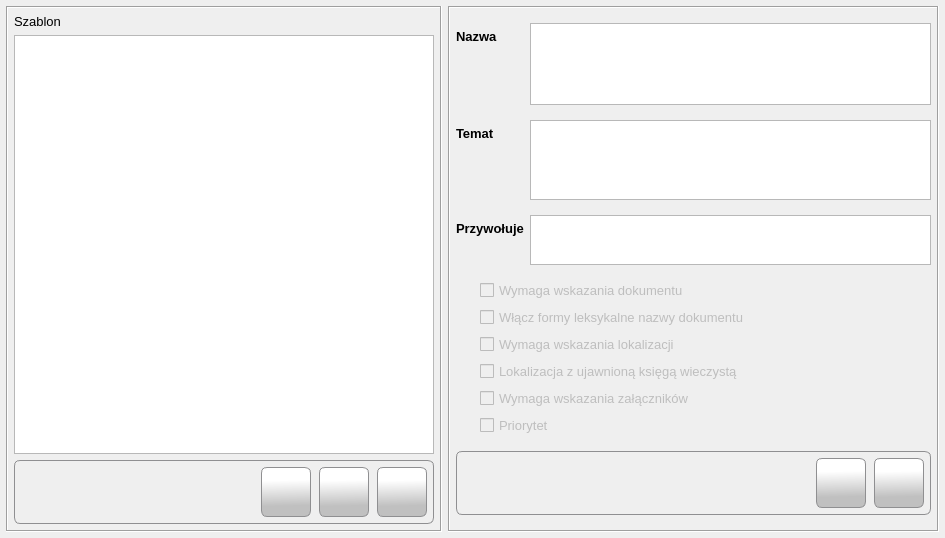
<?xml version="1.0" encoding="UTF-8"?>
<ui version="4.0">
 <class>Form</class>
 <widget class="QWidget" name="Form">
  <property name="windowModality">
   <enum>Qt::ApplicationModal</enum>
  </property>
  <property name="geometry">
   <rect>
    <x>0</x>
    <y>0</y>
    <width>945</width>
    <height>538</height>
   </rect>
  </property>
  <property name="minimumSize">
   <size>
    <width>945</width>
    <height>538</height>
   </size>
  </property>
  <property name="maximumSize">
   <size>
    <width>945</width>
    <height>538</height>
   </size>
  </property>
  <property name="font">
   <font>
    <family>Tahoma</family>
    <pointsize>10</pointsize>
   </font>
  </property>
  <property name="windowTitle">
   <string>Szablony email</string>
  </property>
  <property name="windowIcon">
   <iconset resource="../res/main_form.qrc">
    <normaloff>:/icons/res/icon/logo_small.png</normaloff>:/icons/res/icon/logo_small.png</iconset>
  </property>
  <layout class="QHBoxLayout" name="horizontalLayout_2">
   <property name="leftMargin">
    <number>6</number>
   </property>
   <property name="topMargin">
    <number>6</number>
   </property>
   <property name="rightMargin">
    <number>6</number>
   </property>
   <property name="bottomMargin">
    <number>6</number>
   </property>
   <item>
    <widget class="QFrame" name="frame">
     <property name="sizePolicy">
      <sizepolicy hsizetype="Fixed" vsizetype="Expanding">
       <horstretch>0</horstretch>
       <verstretch>0</verstretch>
      </sizepolicy>
     </property>
     <property name="frameShape">
      <enum>QFrame::Box</enum>
     </property>
     <property name="frameShadow">
      <enum>QFrame::Sunken</enum>
     </property>
     <layout class="QVBoxLayout" name="verticalLayout">
      <property name="leftMargin">
       <number>6</number>
      </property>
      <property name="topMargin">
       <number>6</number>
      </property>
      <property name="rightMargin">
       <number>6</number>
      </property>
      <property name="bottomMargin">
       <number>6</number>
      </property>
      <item>
       <widget class="QLabel" name="lbl_template">
        <property name="sizePolicy">
         <sizepolicy hsizetype="Fixed" vsizetype="Fixed">
          <horstretch>0</horstretch>
          <verstretch>0</verstretch>
         </sizepolicy>
        </property>
        <property name="font">
         <font>
          <family>Tahoma</family>
          <pointsize>10</pointsize>
          <weight>50</weight>
          <bold>false</bold>
         </font>
        </property>
        <property name="text">
         <string>Szablon</string>
        </property>
       </widget>
      </item>
      <item>
       <widget class="QListWidget" name="lstvw_templates">
        <property name="sizePolicy">
         <sizepolicy hsizetype="Fixed" vsizetype="Expanding">
          <horstretch>0</horstretch>
          <verstretch>0</verstretch>
         </sizepolicy>
        </property>
        <property name="minimumSize">
         <size>
          <width>420</width>
          <height>0</height>
         </size>
        </property>
        <property name="editTriggers">
         <set>QAbstractItemView::NoEditTriggers</set>
        </property>
        <property name="alternatingRowColors">
         <bool>false</bool>
        </property>
       </widget>
      </item>
      <item>
       <widget class="QFrame" name="frame_3">
        <property name="styleSheet">
         <string notr="true">border: 1px solid #8f8f91;
    border-radius: 6px;
    background-color: qlineargradient(x1: 0, y1: 0, x2: 0, y2: 1,
                                      stop: 0 #f6f7fa, stop: 1 #dadbde);</string>
        </property>
        <property name="frameShape">
         <enum>QFrame::Box</enum>
        </property>
        <property name="frameShadow">
         <enum>QFrame::Sunken</enum>
        </property>
        <layout class="QHBoxLayout" name="horizontalLayout_3">
         <property name="spacing">
          <number>6</number>
         </property>
         <property name="leftMargin">
          <number>6</number>
         </property>
         <property name="topMargin">
          <number>6</number>
         </property>
         <property name="rightMargin">
          <number>6</number>
         </property>
         <property name="bottomMargin">
          <number>6</number>
         </property>
         <item>
          <layout class="QHBoxLayout" name="horizontalLayout">
           <property name="spacing">
            <number>8</number>
           </property>
           <item>
            <spacer name="horizontalSpacer">
             <property name="orientation">
              <enum>Qt::Horizontal</enum>
             </property>
             <property name="sizeHint" stdset="0">
              <size>
               <width>40</width>
               <height>20</height>
              </size>
             </property>
            </spacer>
           </item>
           <item>
            <widget class="QPushButton" name="btn_add">
             <property name="minimumSize">
              <size>
               <width>50</width>
               <height>50</height>
              </size>
             </property>
             <property name="maximumSize">
              <size>
               <width>50</width>
               <height>50</height>
              </size>
             </property>
             <property name="cursor">
              <cursorShape>PointingHandCursor</cursorShape>
             </property>
             <property name="toolTip">
              <string>Dodaj szablon</string>
             </property>
             <property name="styleSheet">
              <string notr="true">QPushButton {
border: 1px solid #8f8f91;
border-radius: 6px;
background-color: qlineargradient(spread:pad, x1:0.529318, y1:1, x2:0.511909, y2:0.262, stop:0.295455 rgba(192, 192, 192, 255), stop:1 rgba(255, 255, 255, 255))
}
QPushButton:hover {
background-color: qlineargradient(spread:pad, x1:0.507, y1:0.937, x2:0.489, y2:0.08, stop:0 rgba(207, 207, 207, 255), stop:1 rgba(255, 255, 255, 255))
 }
QPushButton:pressed {
 background-color: qlineargradient(spread:pad, x1:0.513, y1:0, x2:0.495, y2:0.886, stop:0.306818 rgba(208, 208, 208, 255), stop:1 rgba(255, 255, 255, 255))
}</string>
             </property>
             <property name="icon">
              <iconset resource="../res/main_form.qrc">
               <normaloff>:/icons/res/icon/plus.png</normaloff>:/icons/res/icon/plus.png</iconset>
             </property>
             <property name="iconSize">
              <size>
               <width>32</width>
               <height>32</height>
              </size>
             </property>
            </widget>
           </item>
           <item>
            <widget class="QPushButton" name="btn_edit">
             <property name="sizePolicy">
              <sizepolicy hsizetype="Minimum" vsizetype="Fixed">
               <horstretch>50</horstretch>
               <verstretch>50</verstretch>
              </sizepolicy>
             </property>
             <property name="minimumSize">
              <size>
               <width>50</width>
               <height>50</height>
              </size>
             </property>
             <property name="maximumSize">
              <size>
               <width>50</width>
               <height>50</height>
              </size>
             </property>
             <property name="cursor">
              <cursorShape>PointingHandCursor</cursorShape>
             </property>
             <property name="toolTip">
              <string>Edytuj szablon</string>
             </property>
             <property name="styleSheet">
              <string notr="true">QPushButton {
border: 1px solid #8f8f91;
border-radius: 6px;
background-color: qlineargradient(spread:pad, x1:0.529318, y1:1, x2:0.511909, y2:0.262, stop:0.295455 rgba(192, 192, 192, 255), stop:1 rgba(255, 255, 255, 255))
}
QPushButton:hover {
background-color: qlineargradient(spread:pad, x1:0.507, y1:0.937, x2:0.489, y2:0.08, stop:0 rgba(207, 207, 207, 255), stop:1 rgba(255, 255, 255, 255))
 }
QPushButton:pressed {
 background-color: qlineargradient(spread:pad, x1:0.513, y1:0, x2:0.495, y2:0.886, stop:0.306818 rgba(208, 208, 208, 255), stop:1 rgba(255, 255, 255, 255))
}</string>
             </property>
             <property name="text">
              <string/>
             </property>
             <property name="icon">
              <iconset resource="../res/main_form.qrc">
               <normaloff>:/icons/res/icon/pen.png</normaloff>:/icons/res/icon/pen.png</iconset>
             </property>
             <property name="iconSize">
              <size>
               <width>32</width>
               <height>32</height>
              </size>
             </property>
            </widget>
           </item>
           <item>
            <widget class="QPushButton" name="btn_remove">
             <property name="minimumSize">
              <size>
               <width>50</width>
               <height>50</height>
              </size>
             </property>
             <property name="maximumSize">
              <size>
               <width>50</width>
               <height>50</height>
              </size>
             </property>
             <property name="cursor">
              <cursorShape>PointingHandCursor</cursorShape>
             </property>
             <property name="toolTip">
              <string>Usuń szablon</string>
             </property>
             <property name="styleSheet">
              <string notr="true">QPushButton {
border: 1px solid #8f8f91;
border-radius: 6px;
background-color: qlineargradient(spread:pad, x1:0.529318, y1:1, x2:0.511909, y2:0.262, stop:0.295455 rgba(192, 192, 192, 255), stop:1 rgba(255, 255, 255, 255))
}
QPushButton:hover {
background-color: qlineargradient(spread:pad, x1:0.507, y1:0.937, x2:0.489, y2:0.08, stop:0 rgba(207, 207, 207, 255), stop:1 rgba(255, 255, 255, 255))
 }
QPushButton:pressed {
 background-color: qlineargradient(spread:pad, x1:0.513, y1:0, x2:0.495, y2:0.886, stop:0.306818 rgba(208, 208, 208, 255), stop:1 rgba(255, 255, 255, 255))
}</string>
             </property>
             <property name="icon">
              <iconset resource="../res/main_form.qrc">
               <normaloff>:/icons/res/icon/decline.png</normaloff>:/icons/res/icon/decline.png</iconset>
             </property>
             <property name="iconSize">
              <size>
               <width>32</width>
               <height>32</height>
              </size>
             </property>
            </widget>
           </item>
          </layout>
         </item>
        </layout>
       </widget>
      </item>
     </layout>
    </widget>
   </item>
   <item>
    <widget class="QFrame" name="frame_2">
     <property name="frameShape">
      <enum>QFrame::Box</enum>
     </property>
     <property name="frameShadow">
      <enum>QFrame::Sunken</enum>
     </property>
     <layout class="QFormLayout" name="formLayout">
      <property name="leftMargin">
       <number>6</number>
      </property>
      <property name="topMargin">
       <number>6</number>
      </property>
      <property name="rightMargin">
       <number>6</number>
      </property>
      <property name="bottomMargin">
       <number>6</number>
      </property>
      <item row="0" column="0">
       <widget class="QLabel" name="lbl_name">
        <property name="font">
         <font>
          <family>Tahoma</family>
          <pointsize>10</pointsize>
          <weight>75</weight>
          <bold>true</bold>
         </font>
        </property>
        <property name="text">
         <string>Nazwa</string>
        </property>
       </widget>
      </item>
      <item row="0" column="1">
       <widget class="QPlainTextEdit" name="txt_name">
        <property name="maximumSize">
         <size>
          <width>16777215</width>
          <height>82</height>
         </size>
        </property>
       </widget>
      </item>
      <item row="1" column="0">
       <widget class="QLabel" name="lbl_header">
        <property name="font">
         <font>
          <family>Tahoma</family>
          <pointsize>10</pointsize>
          <weight>75</weight>
          <bold>true</bold>
         </font>
        </property>
        <property name="text">
         <string>Temat</string>
        </property>
       </widget>
      </item>
      <item row="1" column="1">
       <widget class="QPlainTextEdit" name="txt_header">
        <property name="enabled">
         <bool>true</bool>
        </property>
        <property name="maximumSize">
         <size>
          <width>16777215</width>
          <height>80</height>
         </size>
        </property>
        <property name="tabChangesFocus">
         <bool>true</bool>
        </property>
        <property name="readOnly">
         <bool>true</bool>
        </property>
       </widget>
      </item>
      <item row="2" column="0">
       <widget class="QLabel" name="lbl_doc_service">
        <property name="font">
         <font>
          <family>Tahoma</family>
          <pointsize>10</pointsize>
          <weight>75</weight>
          <bold>true</bold>
         </font>
        </property>
        <property name="text">
         <string>Przywołuje</string>
        </property>
       </widget>
      </item>
      <item row="2" column="1">
       <widget class="QPlainTextEdit" name="txt_doc_service">
        <property name="minimumSize">
         <size>
          <width>0</width>
          <height>50</height>
         </size>
        </property>
        <property name="maximumSize">
         <size>
          <width>16777215</width>
          <height>50</height>
         </size>
        </property>
        <property name="tabChangesFocus">
         <bool>true</bool>
        </property>
        <property name="readOnly">
         <bool>true</bool>
        </property>
       </widget>
      </item>
      <item row="3" column="0" colspan="2">
       <layout class="QVBoxLayout" name="verticalLayout_2">
        <property name="spacing">
         <number>6</number>
        </property>
        <property name="leftMargin">
         <number>24</number>
        </property>
        <item>
         <widget class="QCheckBox" name="ckb_document_request">
          <property name="enabled">
           <bool>false</bool>
          </property>
          <property name="text">
           <string>Wymaga wskazania dokumentu</string>
          </property>
         </widget>
        </item>
        <item>
         <widget class="QCheckBox" name="cbx_lexical_forms">
          <property name="enabled">
           <bool>false</bool>
          </property>
          <property name="text">
           <string>Włącz formy leksykalne nazwy dokumentu</string>
          </property>
         </widget>
        </item>
        <item>
         <widget class="QCheckBox" name="cbx_localization">
          <property name="enabled">
           <bool>false</bool>
          </property>
          <property name="text">
           <string>Wymaga wskazania lokalizacji</string>
          </property>
         </widget>
        </item>
        <item>
         <widget class="QCheckBox" name="cbx_localization_KW">
          <property name="enabled">
           <bool>false</bool>
          </property>
          <property name="text">
           <string>Lokalizacja z ujawnioną księgą wieczystą</string>
          </property>
         </widget>
        </item>
        <item>
         <widget class="QCheckBox" name="cbx_are_attachements">
          <property name="enabled">
           <bool>false</bool>
          </property>
          <property name="text">
           <string>Wymaga wskazania załączników</string>
          </property>
         </widget>
        </item>
        <item>
         <widget class="QCheckBox" name="ckb_priority">
          <property name="enabled">
           <bool>false</bool>
          </property>
          <property name="text">
           <string>Priorytet</string>
          </property>
         </widget>
        </item>
       </layout>
      </item>
      <item row="4" column="0" colspan="2">
       <widget class="QFrame" name="frame_5">
        <property name="minimumSize">
         <size>
          <width>0</width>
          <height>64</height>
         </size>
        </property>
        <property name="maximumSize">
         <size>
          <width>16777215</width>
          <height>64</height>
         </size>
        </property>
        <property name="styleSheet">
         <string notr="true">border: 1px solid #8f8f91;
    border-radius: 6px;
    background-color: qlineargradient(x1: 0, y1: 0, x2: 0, y2: 1,
                                      stop: 0 #f6f7fa, stop: 1 #dadbde);</string>
        </property>
        <property name="frameShape">
         <enum>QFrame::Box</enum>
        </property>
        <property name="frameShadow">
         <enum>QFrame::Sunken</enum>
        </property>
        <layout class="QHBoxLayout" name="horizontalLayout_4" stretch="0,0,0">
         <property name="spacing">
          <number>8</number>
         </property>
         <property name="leftMargin">
          <number>6</number>
         </property>
         <property name="topMargin">
          <number>4</number>
         </property>
         <property name="rightMargin">
          <number>6</number>
         </property>
         <property name="bottomMargin">
          <number>4</number>
         </property>
         <item>
          <spacer name="horizontalSpacer_2">
           <property name="orientation">
            <enum>Qt::Horizontal</enum>
           </property>
           <property name="sizeHint" stdset="0">
            <size>
             <width>291</width>
             <height>20</height>
            </size>
           </property>
          </spacer>
         </item>
         <item>
          <widget class="QPushButton" name="btn_home_catalog">
           <property name="minimumSize">
            <size>
             <width>50</width>
             <height>50</height>
            </size>
           </property>
           <property name="maximumSize">
            <size>
             <width>50</width>
             <height>50</height>
            </size>
           </property>
           <property name="cursor">
            <cursorShape>PointingHandCursor</cursorShape>
           </property>
           <property name="toolTip">
            <string>Otwórz katalog domowy</string>
           </property>
           <property name="styleSheet">
            <string notr="true">QPushButton {
border: 1px solid #8f8f91;
border-radius: 6px;
background-color: qlineargradient(spread:pad, x1:0.529318, y1:1, x2:0.511909, y2:0.262, stop:0.295455 rgba(192, 192, 192, 255), stop:1 rgba(255, 255, 255, 255))
}
QPushButton:hover {
background-color: qlineargradient(spread:pad, x1:0.507, y1:0.937, x2:0.489, y2:0.08, stop:0 rgba(207, 207, 207, 255), stop:1 rgba(255, 255, 255, 255))
 }
QPushButton:pressed {
 background-color: qlineargradient(spread:pad, x1:0.513, y1:0, x2:0.495, y2:0.886, stop:0.306818 rgba(208, 208, 208, 255), stop:1 rgba(255, 255, 255, 255))
}</string>
           </property>
           <property name="icon">
            <iconset resource="../res/main_form.qrc">
             <normaloff>:/icons/res/icon/home.png</normaloff>:/icons/res/icon/home.png</iconset>
           </property>
           <property name="iconSize">
            <size>
             <width>32</width>
             <height>32</height>
            </size>
           </property>
          </widget>
         </item>
         <item>
          <widget class="QPushButton" name="btn_ok">
           <property name="enabled">
            <bool>false</bool>
           </property>
           <property name="minimumSize">
            <size>
             <width>50</width>
             <height>50</height>
            </size>
           </property>
           <property name="maximumSize">
            <size>
             <width>50</width>
             <height>50</height>
            </size>
           </property>
           <property name="cursor">
            <cursorShape>PointingHandCursor</cursorShape>
           </property>
           <property name="toolTip">
            <string>Zapisz ustawienia</string>
           </property>
           <property name="styleSheet">
            <string notr="true">QPushButton {
border: 1px solid #8f8f91;
border-radius: 6px;
background-color: qlineargradient(spread:pad, x1:0.529318, y1:1, x2:0.511909, y2:0.262, stop:0.295455 rgba(192, 192, 192, 255), stop:1 rgba(255, 255, 255, 255))
}
QPushButton:hover {
background-color: qlineargradient(spread:pad, x1:0.507, y1:0.937, x2:0.489, y2:0.08, stop:0 rgba(207, 207, 207, 255), stop:1 rgba(255, 255, 255, 255))
 }
QPushButton:pressed {
 background-color: qlineargradient(spread:pad, x1:0.513, y1:0, x2:0.495, y2:0.886, stop:0.306818 rgba(208, 208, 208, 255), stop:1 rgba(255, 255, 255, 255))
}</string>
           </property>
           <property name="text">
            <string notr="true"/>
           </property>
           <property name="icon">
            <iconset resource="../res/main_form.qrc">
             <normaloff>:/icons/res/icon/check.png</normaloff>:/icons/res/icon/check.png</iconset>
           </property>
           <property name="iconSize">
            <size>
             <width>32</width>
             <height>32</height>
            </size>
           </property>
          </widget>
         </item>
        </layout>
       </widget>
      </item>
     </layout>
    </widget>
   </item>
  </layout>
 </widget>
 <tabstops>
  <tabstop>lstvw_templates</tabstop>
  <tabstop>txt_name</tabstop>
  <tabstop>txt_header</tabstop>
  <tabstop>txt_doc_service</tabstop>
  <tabstop>ckb_document_request</tabstop>
  <tabstop>cbx_lexical_forms</tabstop>
  <tabstop>cbx_localization</tabstop>
  <tabstop>cbx_localization_KW</tabstop>
  <tabstop>cbx_are_attachements</tabstop>
  <tabstop>ckb_priority</tabstop>
  <tabstop>btn_add</tabstop>
  <tabstop>btn_edit</tabstop>
  <tabstop>btn_remove</tabstop>
  <tabstop>btn_home_catalog</tabstop>
  <tabstop>btn_ok</tabstop>
 </tabstops>
 <resources>
  <include location="../res/main_form.qrc"/>
 </resources>
 <connections/>
</ui>
